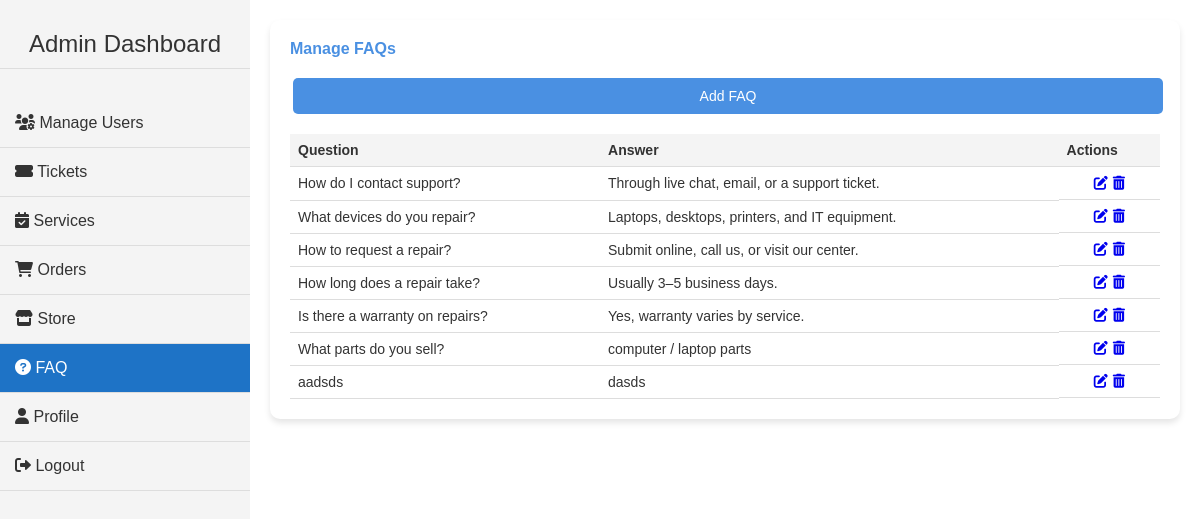
The page /A_FAQ.php on the database its author committed.
### tables this page shows
CREATE TABLE `faq` (
  `id` int(11) NOT NULL,
  `question` text NOT NULL,
  `answer` text NOT NULL
);

### A_FAQ.php (the view, shortened to what this page needs)
<?php
include('./conn/db_connect.php');
?>
<!DOCTYPE html>
<html lang="en">
<head>
    <link rel="stylesheet" href="./css/styles.css">
    <link rel="stylesheet" href="https://cdnjs.cloudflare.com/ajax/libs/font-awesome/6.0.0-beta3/css/all.min.css">
</head>
<body>
    <div class="sidebar">
        <a class="navbar-brand" href="home.php">Admin Dashboard</a>
          <a href="Home.php" ><i class="fas fa-users-cog" ></i> Manage Users</a>
    <a href="A_ticket.php" ><i class="fas fa-ticket-alt"></i> Tickets</a>
    <a href="admin_view.php"><i class="fas fa-calendar-check"></i> Services</a>
    <a href="A_order.php"><i class="fas fa-shopping-cart"></i> Orders</a>
    <a href="A_store.php" ><i class="fas fa-store"></i> Store</a>
        <a href="A_FAQ.php" class="active"><i class="fas fa-question-circle"></i> FAQ</a>
        <a href="A_Dashboard.php" ><i class="fas fa-user"></i> Profile</a>
        <a href="logout.php"><i class="fas fa-sign-out-alt"></i> Logout</a>
</div>
    <div class="main-content">
        <div class="content">
            <h4>Manage FAQs</h4>
            <div class="add-faq-button">
                <button class="btn btn-primary" onclick="openAddFAQModal()">Add FAQ</button>
            </div>
            <div class="faq-section">
                <table id="faq-table">
                    <thead>
                        <tr>
                            <th>Question</th>
                            <th>Answer</th>
                            <th>Actions</th>
                        </tr>
                    </thead>
                    <tbody>
                        <?php
                        $sql = "SELECT * FROM faq";
                        $result = $conn->query($sql);
                        if ($result->num_rows > 0):
                            while($row = $result->fetch_assoc()):
                        ?>
                        <tr>
                            <td><?= htmlspecialchars($row['question']) ?></td>
                            <td><?= nl2br(htmlspecialchars($row['answer'])) ?></td>
                            <td>
                                <a href="A_FAQ.php?edit_id=<?= $row['id'] ?>" class='edit-btn'>
                                    <i class='fas fa-edit'></i>
                                </a>
                                <a href="A_FAQ.php?delete_id=<?= $row['id'] ?>" class='delete-btn'
                                   onclick="return confirm('Are you sure you want to delete this FAQ?');">
                                    <i class='fas fa-trash-alt'></i>
                                </a>
                            </td>
                        </tr>
                        <?php endwhile; else: ?>
                        <tr><td colspan='3'>No FAQs found.</td></tr>
                        <?php endif; ?>
                    </tbody>
                </table>
            </div>
        </div>
    </div>
</body>
</html>

### css/styles.css (style rules this page uses)
* { margin: 0; padding: 0; box-sizing: border-box; font-family: 'Poppins', sans-serif; }
body { background-color: #f4f7fc; height: 100vh; display: flex; justify-content: center; align-items: center; position: relative; overflow-x: hidden; }
body { margin: 0; font-family: 'Arial', sans-serif; background-color: #ffffff; color: #333333; display: flex; height: 100vh; }
.sidebar { height: 100%; width: 250px; background-color: #f4f4f4; position: fixed; left: 0; top: 0; padding-top: 20px; transition: 0.3s; }
.sidebar .navbar-brand { color: #333333; font-size: 24px; text-align: center; margin-bottom: 30px; padding: 10px; }
.sidebar a { color: #333333; display: block; padding: 15px; text-decoration: none; border-bottom: 1px solid #ddd; transition: 0.3s; }
.sidebar a.active { background-color: #1e73c6; color: #ffffff; }
.main-content { margin-left: 250px; padding: 20px; width: calc(100% - 250px); height: 100%; overflow-y: auto; }
.content { background-color: #ffffff; border-radius: 10px; padding: 20px; box-shadow: 0 4px 6px rgba(0, 0, 0, 0.1); }
h4 { margin-bottom: 20px; color: #4a90e2; }
table { width: 100%; border-collapse: collapse; margin-top: 20px; font-size: 14px; }
th, td { padding: 8px; text-align: left; border-bottom: 1px solid #ddd; }
th { background-color: #f4f4f4; color: #333333; }
td { white-space: nowrap; }
td:last-child { display: flex; justify-content: center; gap: 5px; align-items: center; }
button { background-color: transparent; border: none; color: #333333; font-size: 14px; cursor: pointer; margin: 0 3px; display: inline-flex; align-items: center; justify-content: center; transition: background-color 0.3s; padding: 5px 8px; }
.btn { background-color: #4a90e2; color: #ffffff; border: none; padding: 10px 15px; border-radius: 5px; cursor: pointer; width: 100%; }

### rows shown on the page
faq: question "How do I contact support?", answer "Through live chat, email, or a support ticket."
faq: question "What devices do you repair?", answer "Laptops, desktops, printers, and IT equipment."
faq: question "How to request a repair?", answer "Submit online, call us, or visit our center."
faq: question "How long does a repair take?", answer "Usually 3–5 business days."
faq: question "Is there a warranty on repairs?", answer "Yes, warranty varies by service."
faq: question "What parts do you sell?", answer "computer / laptop parts"
faq: question "aadsds", answer "dasds"
